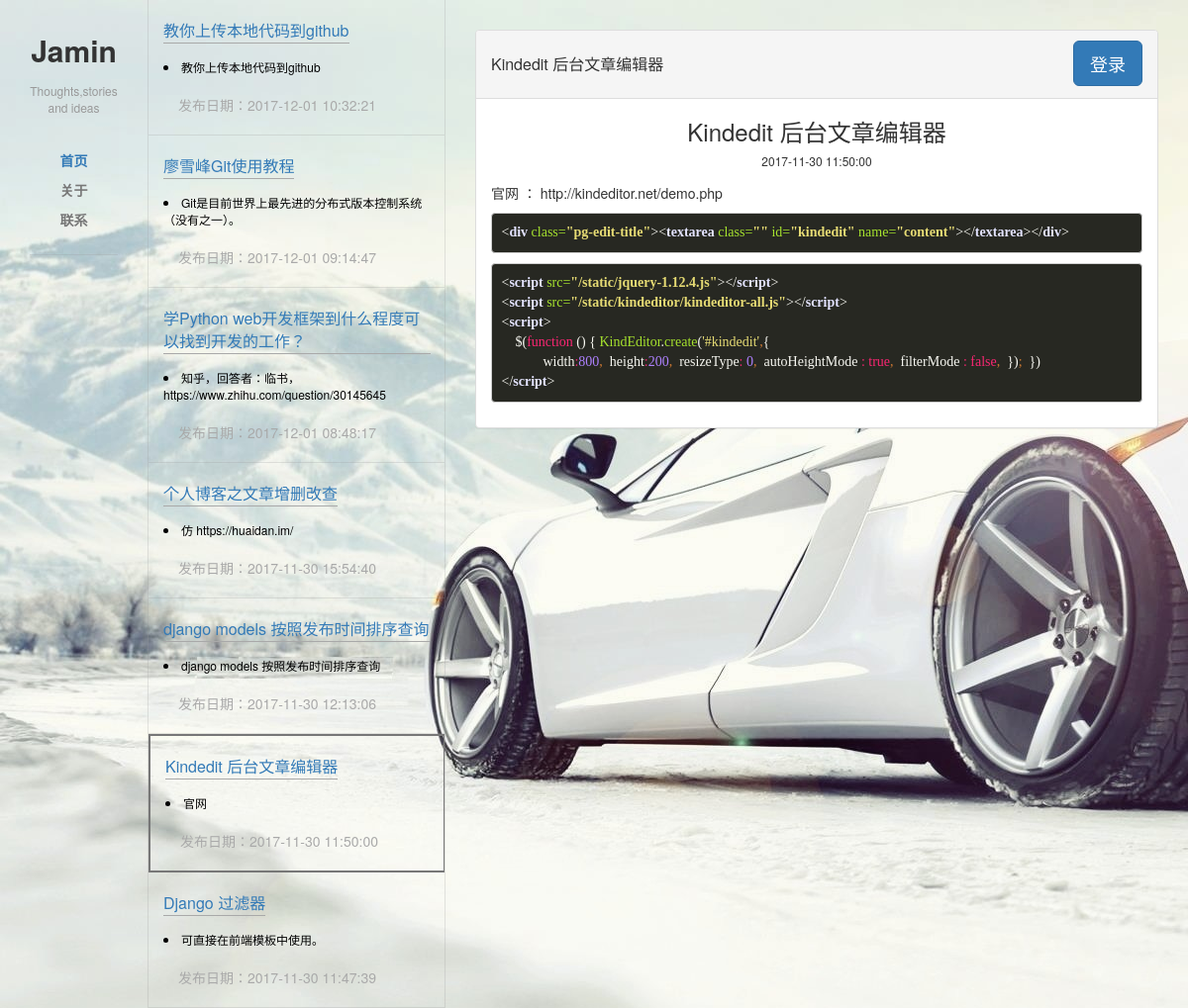
The page /?nid=7 on the database its author committed.
### blog/models.py (models this page shows)
class Post(models.Model):
    title= models.CharField(max_length=64,default='Title')
    profile = models.TextField(null=True)
    content = models.TextField(null=True)
    pub_time = models.DateTimeField(null=True)

### blog/views.py (the view)
# urls.py: url(r'^$', views.index),
def index(request):
    posts = models.Post.objects.all().order_by("-pub_time")
    nid = request.GET.get('nid')
    post = models.Post.objects.filter(id=nid).first()
    url = '/?nid=%s' % nid
    if request.COOKIES.get('user'):
        is_login = True
        res =  render(request,'index.html',{'posts':posts,'p':post,'is_login':is_login})
        res.set_cookie('url',url)
        return res
    res = render(request,'index.html',{'posts':posts,'p':post})
    res.set_cookie('url', url)
    return res

### templates/index.html
{% extends 'base.html' %}

### templates/base.html (shortened to what this page needs)
<!DOCTYPE html>
<html lang="en" xmlns="http://www.w3.org/1999/html">
<head>
    <link rel="stylesheet" href="/static/css/basecss.css">
    <link rel="stylesheet" href="/static/css/bootstrap-3.3.7-dist/css/bootstrap.css">
</head>
<body>
<div class="pg-left">
    <div class="logo">Jamin</div>
    <div class="logo-1">Thoughts,stories and ideas</div>
    <div class="left-item">
        <a href="/"><div class="left-item-title">首页</div></a>
        <div class="left-item-title">关于</div>
        <div class="left-item-title">联系</div>
    </div>
</div>
<div class="row_hide">
    <div class="pg-middle">
        {% for post in posts  %}
            {% if post.id == p.id %}
                <div class="pg-middle-item pg-middle-item-s">
            {% else %}
                <div class="pg-middle-item">
            {% endif %}
        <a href="/?nid={{ post.id }}"><div class="pg-middle-title"> {{ post.title }}</div></a>
        <li>{{ post.profile }}</li>
        <div class="pg-middle-foo">
            <div class="pg-middle-time">发布日期：{{ post.pub_time | date:"Y-m-d H:i:s"  }}</div>
        </div>
        </div>
        {% endfor %}
        </div>
    </div>
{% if p %}
<div class="pg-right">
    <div class="content-border">
        <div class="content">
            <div class="panel panel-default">
                <div class="panel-heading">
                    <h3 class="panel-title " style="line-height: 48px; ">
                        {{ p.title }}
                        {% if is_login %}
                            <div class="btn-group right" style="margin-right: 50px">
                                <button type="button" class="btn btn-default dropdown-toggle" data-toggle="dropdown" aria-haspopup="true" aria-expanded="false">
                                    编辑 <span class="caret"></span>
                                </button>
                                <ul class="dropdown-menu">
                                    <li><a href="/edit/">发表文章</a></li>
                                    <li><a href="/edit_b/?nid={{ p.id }}">编辑文章</a></li>
                                    <li><a href="/delete/?nid={{ p.id }}">删除文章</a></li>
                                    <li role="separator" class="divider"></li>
                                    <li><a href="/out/">注销</a></li>
                                </ul>
                            </div>
                        {% else %}
                            <button type="button" class="btn btn-primary btn-lg right" data-toggle="modal" data-target="#myModal">
                                登录
                            </button>
                        {% endif %}
                    </h3>
                </div>
                <div class="panel-body">
                    <h3 style="text-align: center;margin-top: 5px">{{ p.title }}</h3>
                    <h6 style="text-align: center;margin-bottom: 15px">{{ p.pub_time | date:"Y-m-d H:i:s" }}</h6>
                    {{ p.content | safe}}
                </div>
            </div>
        </div>
    </div>
</div>
{% endif %}
</body>
</html>

### static/css/basecss.css (style rules this page uses)
body { margin: 0; background-image: url(/static/image/paoche.jpg); }
.right { float: right; }
.pg-left { position: absolute; width: 150px; top: 0; left: 0; bottom: 0; border-right: 1px solid #99999940; text-align: center; }
.logo { font-size: 30px; font-weight: bold; margin-top: 30px; }
.logo-1 { font-size: 12px; color: #999999; margin: 10px 20px; }
.left-item { color: #777; font-size: 14px; font-weight: bold; padding: 20px; margin: 0 30px; border-bottom: 1px solid #99999940 ; }
.left-item-title { padding: 5px; }
.row_hide { position: absolute; margin-left: 150px; width: 300px; bottom: 0; top:0; overflow: hidden; border-right: 1px solid #99999940; }
.pg-middle { position: absolute; width: 330px; bottom: 0; top:0; overflow: auto; overflow-x: hidden; }
.pg-middle-item { width: 300px; padding: 20px 15px; border-bottom: 1px solid #99999940; }
.pg-middle-item li { font-size: 12px; color: black; }
.pg-middle-title { font-size: 16px; border-bottom: 1px solid #a9a9a9; margin-bottom: 15px; display: inline-block; }
.pg-middle-foo { color: #a9a9a9; font-size: 14px; width: 270px; padding: 20px 15px; }
.pg-middle-time { float: left; }
.pg-middle-item-s { border: 2px solid #777777; }
.pg-right { position: absolute; top: 0; bottom: 0; right: 0; left: 450px; overflow: auto; }
.content-border { position: absolute; left: 0; top: 0; bottom: 0; right: 0; padding: 30px; }

### rows shown on the page
Post: title "教你上传本地代码到github", profile "教你上传本地代码到github", pub_time "2017-12-01 10:32:21"
Post: title "廖雪峰Git使用教程", profile "Git是目前世界上最先进的分布式版本控制系统（没有之一）。", pub_time "2017-12-01 09:14:47"
Post: title "学Python web开发框架到什么程度可以找到开发的工作？", profile "知乎，回答者：临书，https://www.zhihu.com/question/30145645", pub_time "2017-12-01 08:48:17"
Post: title "个人博客之文章增删改查", profile "仿 https://huaidan.im/", pub_time "2017-11-30 15:54:40"
Post: title "django models 按照发布时间排序查询", profile "django models 按照发布时间排序查询", pub_time "2017-11-30 12:13:06"
Post: title "Kindedit 后台文章编辑器", profile "官网", pub_time "2017-11-30 11:50:00", content "官网 ： http://kindeditor.net/demo.php < div class= \"pg-edit-title\" >< textarea class= \"\" id= \"kindedit\" name= \"content\" ></ textarea ></ div > < script src= \"/static/jquery-1.12.4.js\" ></ script > < script src= \"/static/kindeditor/kindeditor-all.js\" ></ script > < script > $( function () { KindEditor . create ( '#kindedit' , { width : 800 , height : 200 , resizeType : 0 , autoHeightMode : true , filterMode : false , }) ; }) </ script >"
Post: title "Django 过滤器", profile "可直接在前端模板中使用。", pub_time "2017-11-30 11:47:39"
